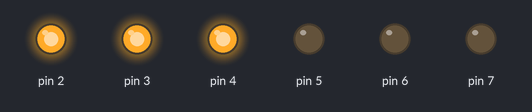
Bench run of a sketch on a simulated Arduino Uno, built with avr-gcc and run on an emulated ATmega328P. Parts: output pins drawn as LEDs (lit = HIGH).

Above: at 0.2 s.
At 1.7 s:
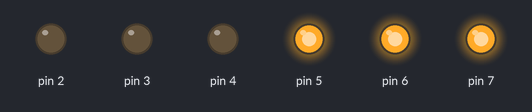
Timing chart, 0 to 3.0 s (numbered marks = the images above):
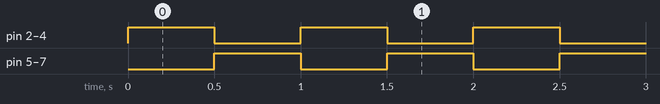

Measured:
- by itself, pin 2–7: alternates HIGH for 0.50 s and LOW for 0.50 s

The sketch:

modul1_perulangan_upgrade.ino
```cpp
int timer = 500;
void setup() {

output:
for (int ledPin = 2; ledPin < 8; ledPin++) {
    pinMode(ledPin, OUTPUT);
}
}
void loop() {
for (int i = 2; i <= 4; i++) {
    digitalWrite(i, HIGH);      // indeks i(2,3,4) sebagai ledPin akan menyala
    digitalWrite(i + 3, LOW);   // indeks i+3(5,6,7) sebagai ledPin akan mati
}
delay(timer);

for (int i = 2; i <= 4; i++) {
    digitalWrite(i, LOW);       // indeks i(2,3,4) sebagai ledPin akan mati
    digitalWrite(i + 3, HIGH);  // indeks i+3(5,6,7) sebagai ledPin akan menyala
}
delay(timer);
} 
```
